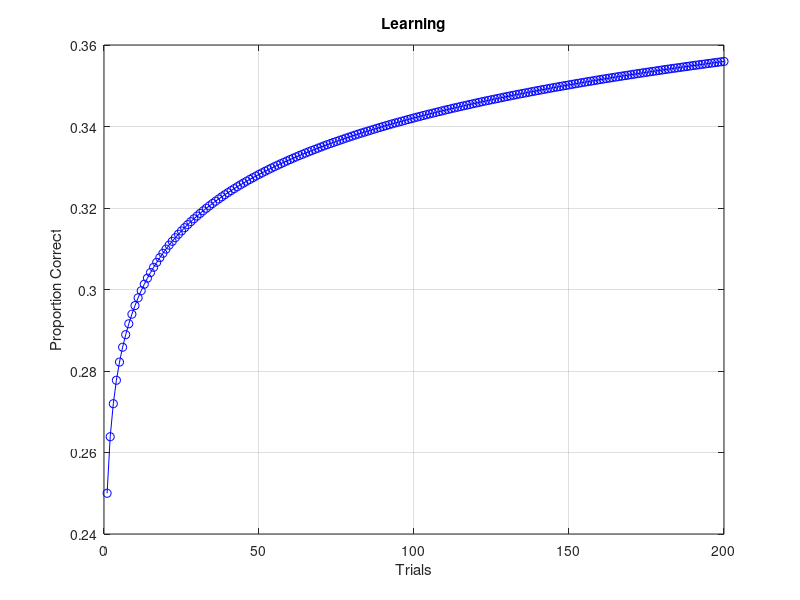
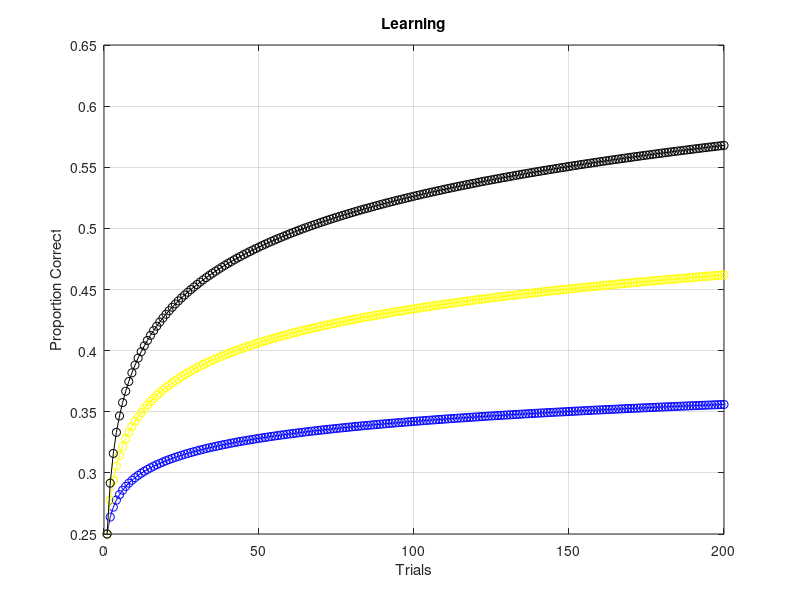
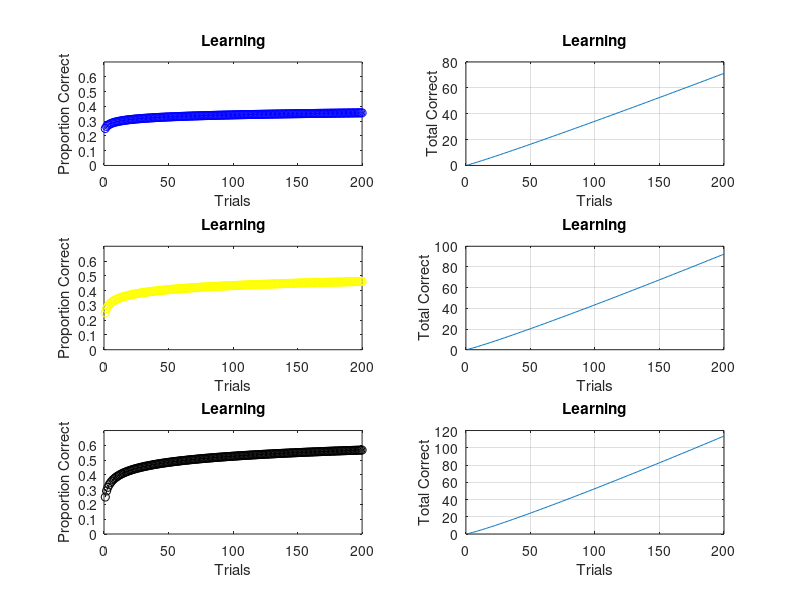
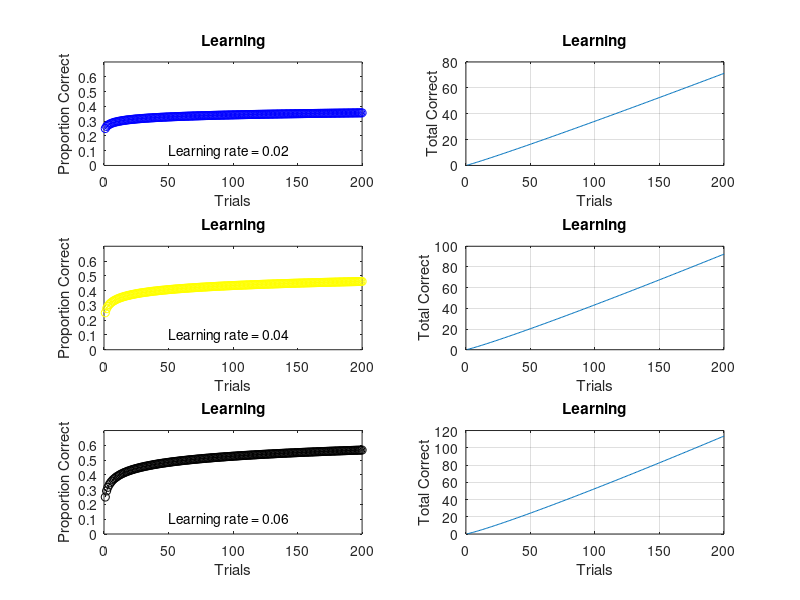

The MATLAB script that drew these images, in order:
% Jason Merrick 
% In-class problem set #1
clc
% Problem 1 (Create a matrix 'A' from 1 to 1000)
disp('Problem 1')
A = linspace(1,1000,1000)
disp('---------------------------------------------------------------------------------------------------------')

% Problem 2 Create a matrix "B" from 333 to 3 by 3's)

disp('Problem 2')
B = linspace(333,3,111)
disp('---------------------------------------------------------------------------------------------------------')


% Problem 3 - Create a matrix "C" that when subtracted from a matraix
% [linspace(1,100,100)], it equals a row of 100 0's.

disp('Problem 3')
C = [1:100]

%Test of Problem 3

Pr2 = [linspace(1,100,100)-C]
disp('---------------------------------------------------------------------------------------------------------')

% Problem 4 Matrix of  "Even" and "Odd" with 200 even and odd numbers
% respectively

disp('Problem 4')
Even = 2:2:200
Odd = 1:2:200
disp('---------------------------------------------------------------------------------------------------------')

%Problem 5 fixin' stuff

disp('Problem 5')
    
%D = [5:-5;100] should run from 5 to 100 in .5 increments

  D = [5:.5:100]    
  
%E = [5,25:100] should run from 5 to -100 in steps of -.25

  E = [5:-.25:-100]

%F, = linspace(-1,10.2,23) should run from 1 to 10 logarithmically over 
%20 values

format Long
F = logspace(1.0,10.0,20)
disp('---------------------------------------------------------------------------------------------------------')

%Problem 6

disp('Problem 6')
G = [1 2 3;4 5 6;7 8 9]
H = [11 12 13; 14 15 16; 17 18 19]
G(:,1) = H(3,:)
disp('---------------------------------------------------------------------------------------------------------')

%Problem 7

disp('Problem 7')
I = [1:10;11:20; 21:30]
J = I(1:3, 1:5)
k = J(2, 1:5)
disp('---------------------------------------------------------------------------------------------------------')

%Problem 8

disp('Problem 8')

L = zeros(1,4)
M = zeros(4,1)
N = cat(2,L,M')
O = cat(1,L',M)
disp('---------------------------------------------------------------------------------------------------------')

%Problem 9

disp('Problem 9')

Jack = [1:3:35]
Jill = [2:3:36]
Mary = zeros(1,12);
Mary(1,1:2:end) = Jack(1,1:2:end);
Mary(1,2:2:end) = Jill(1,2:2:end)

disp('---------------------------------------------------------------------------------------------------------')

%Problem 10

disp('Problem 10')

start_value = 1
step_value = 2
last_value = 80
Up = [start_value:step_value:last_value]
Down = [last_value-1:-step_value:start_value-1]

disp('---------------------------------------------------------------------------------------------------------')

%Problem 11

disp ('Problem 11')

x = linspace(0,1,200)
%xx = linspace(.5,1.5,200)
a = 6;
b = 6;
y = (x.^a).*((1-x).^b);


disp('---------------------------------------------------------------------------------------------------------')

%Problem 12

disp('Problem 12')
trial = [1:200]
base_rate = .25
learning_rate = .02
p_correct = base_rate + learning_rate * log(trial)

figure
plot(trial,p_correct,'-ob')
hold on 
grid on
title('Learning')
xlabel('Trials')
ylabel('Proportion Correct')
disp('------------------------------------------------------------------------------------------')
%Problem 13
clear, clc
%1st iteration

disp('Problem 13')
trial = [1:200]
base_rate = .25
learning_rate = .02
p_correct = base_rate + learning_rate * log(trial)

figure
plot(trial,p_correct,'-ob')
grid on
title('Learning')
xlabel('Trials')
ylabel('Proportion Correct')
hold on

%2nd iteration
learning_rate = .04
p_correct = base_rate + learning_rate * log(trial)

plot(trial, p_correct,'-oy')

%3rd iteration
learning_rate = .06
p_correct = base_rate + learning_rate * log(trial)

plot(trial, p_correct, '-ok')

%Problem 14


clear, clc
%Proportion correct W/.02 learning rate

disp('Problem 14')
trial = [1:200]
base_rate = .25
learning_rate = .02
p_correct = base_rate + learning_rate * log(trial)
total_correct = trial.* p_correct

figure
subplot(3,2,1)
plot(trial,p_correct,'-ob')
title('Learning')
ylim([0,.7])
xlabel('Trials')
ylabel('Proportion Correct')
hold on

%total correct @ .02 learning rate
subplot(3,2,2)
plot(trial, total_correct)
grid on
title('Learning')
xlabel('Trials')
ylabel('Total Correct')


%Proportaion correct W/ .04 learning rate
learning_rate = .04
p_correct = base_rate + learning_rate * log(trial)

subplot(3,2,3)
plot(trial,p_correct,'-oy')
title('Learning')
ylim([0,.7])
xlabel('Trials')
ylabel('Proportion Correct')
hold on

%total correct @ .04 learning rate
total_correct = trial.* p_correct
subplot(3,2,4)
plot(trial, total_correct)
grid on
title('Learning')
xlabel('Trials')
ylabel('Total Correct')


%Proportion correct W/ .06 learning rate
learning_rate = .06
p_correct = base_rate + learning_rate * log(trial)


subplot(3,2,5)
plot(trial,p_correct,'-ok')
title('Learning')
ylim([0,.7])
xlabel('Trials')
ylabel('Proportion Correct')
hold on

%total correct @ .06 learning rate
total_correct = trial.* p_correct

subplot(3,2,6)
plot(trial, total_correct)
grid on
title('Learning')
xlabel('Trials')
ylabel('Total Correct')

%Problem 15



clear, clc
%Proportion correct W/.02 learning rate
disp('Problem 15')
trial = [1:200]
base_rate = .25
learning_rate = .02
p_correct = base_rate + learning_rate * log(trial)
total_correct = trial.* p_correct

figure
subplot(3,2,1)
plot(trial,p_correct,'-ob')
title('Learning')
text(50,.1,'Learning rate = 0.02')
ylim([0,.7])
xlabel('Trials')
ylabel('Proportion Correct')
hold on

%total correct @ .02 learning rate
subplot(3,2,2)
plot(trial, total_correct)
grid on
title('Learning')
xlabel('Trials')
ylabel('Total Correct')


%Proportaion correct W/ .04 learning rate
learning_rate = .04
p_correct = base_rate + learning_rate * log(trial)

subplot(3,2,3)
plot(trial,p_correct,'-oy')
title('Learning')
text(50,.1,'Learning rate = 0.04')
ylim([0,.7])
xlabel('Trials')
ylabel('Proportion Correct')
hold on

%total correct @ .04 learning rate
total_correct = trial.* p_correct
subplot(3,2,4)
plot(trial, total_correct)
grid on
title('Learning')
xlabel('Trials')
ylabel('Total Correct')


%Proportion correct W/ .06 learning rate
learning_rate = .06
p_correct = base_rate + learning_rate * log(trial)


subplot(3,2,5)
plot(trial,p_correct,'-ok')
title('Learning')
text(50,.1,'Learning rate = 0.06')
ylim([0,.7])
xlabel('Trials')
ylabel('Proportion Correct')
hold on

%total correct @ .06 learning rate
total_correct = trial.* p_correct

subplot(3,2,6)
plot(trial, total_correct)
grid on
title('Learning')
xlabel('Trials')
ylabel('Total Correct')
